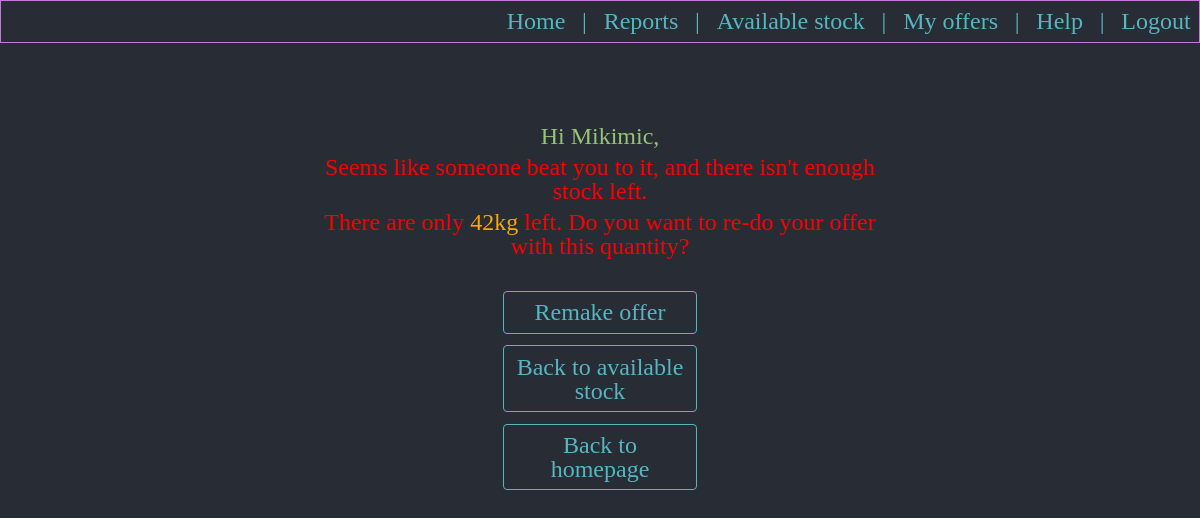
The page /notenoughstock/238 (signed in) on the database as committed earlier.
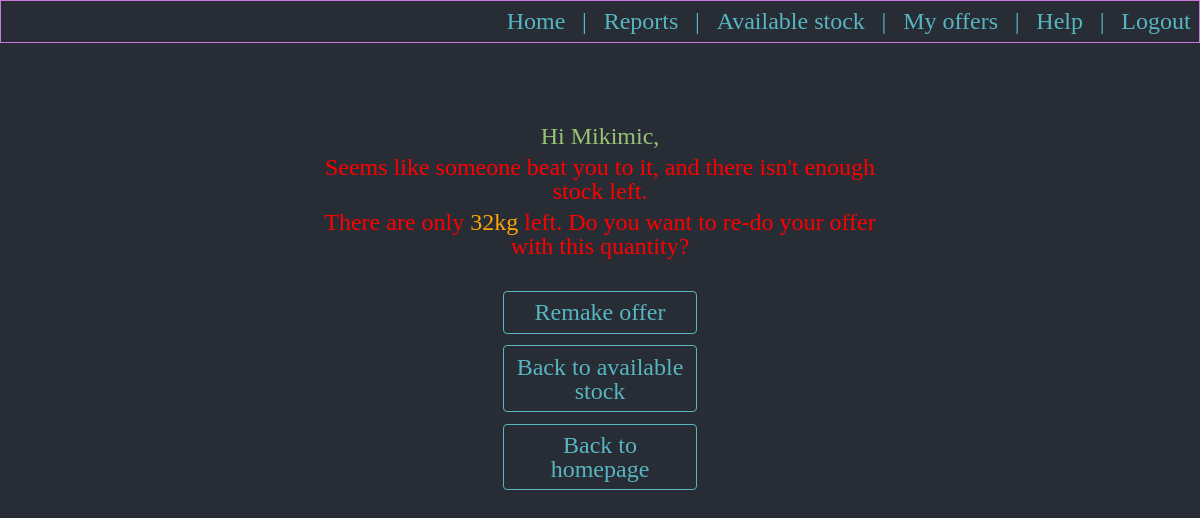
The same page on the database as committed later.
### aged/models.py (models this page shows, shortened)
class AvailableStock(models.Model):
    available_product = models.ForeignKey(Products, null=True, blank=True, on_delete=models.RESTRICT)
    stock_location = models.ForeignKey(LocationsForStocks, null=True, blank=True, on_delete=models.RESTRICT)
    expiration_date = models.DateField()
    batch = models.CharField(max_length = 100)
    original_quantity_in_kg = models.IntegerField()
    under_offer_quantity_in_kg = models.IntegerField(default=0)
    sold_quantity_in_kg = models.IntegerField(default=0)
    available_quantity_in_kg = models.IntegerField()
    class Meta:
        verbose_name_plural = 'Available stock'

### aged/views.py (the view)
# urls.py: path('notenoughstock/<str:stockId>', views.notenoughstock, name='notenoughstock'),
@login_required
def notenoughstock(request, stockId):
    stock_item = AvailableStock.objects.filter(id=stockId).get()
    return render(request, 'aged/notenoghstockavailable.html', {'stock_item': stock_item})

### aged/templates/aged/notenoghstockavailable.html (shortened to what this page needs)
{% extends 'aged/base.html' %}
{% block body %}
<div class="div_menu_no_border">
  <p class="p_menu">Hi {{user}}, </p>
  <p class="p_menu" style="color:red">Seems like someone beat you to it, and there isn't enough stock left.</p>
  {% if stock_item.available_quantity_in_kg != 0 %}
  <p class="p_menu" style="color:red">There are only <span id="id_available_qty" style="color:orange"> {{ stock_item.available_quantity_in_kg }}kg</span> left. Do you want to re-do your offer with this quantity?</p>
  <br>
  <a class="a_menu" href="{% url 'usersmakeoffer' itm_id=stock_item.id %}">Remake offer</a>
  {% else %}
  <p id="id_zero_stock_left" class="p_menu" style="color:red">There are 0kg left</p>
  <br>
  {% endif %}
  <a class="a_menu" href="{% url 'userseallstock' %}">Back to available stock</a>
  <a class="a_menu" href="{% url 'home' %}">Back to homepage</a>
</div>
{% endblock %}

Rows that differ between the two databases and show on the page:
changed AvailableStock: available_quantity_in_kg "42" → "32"
